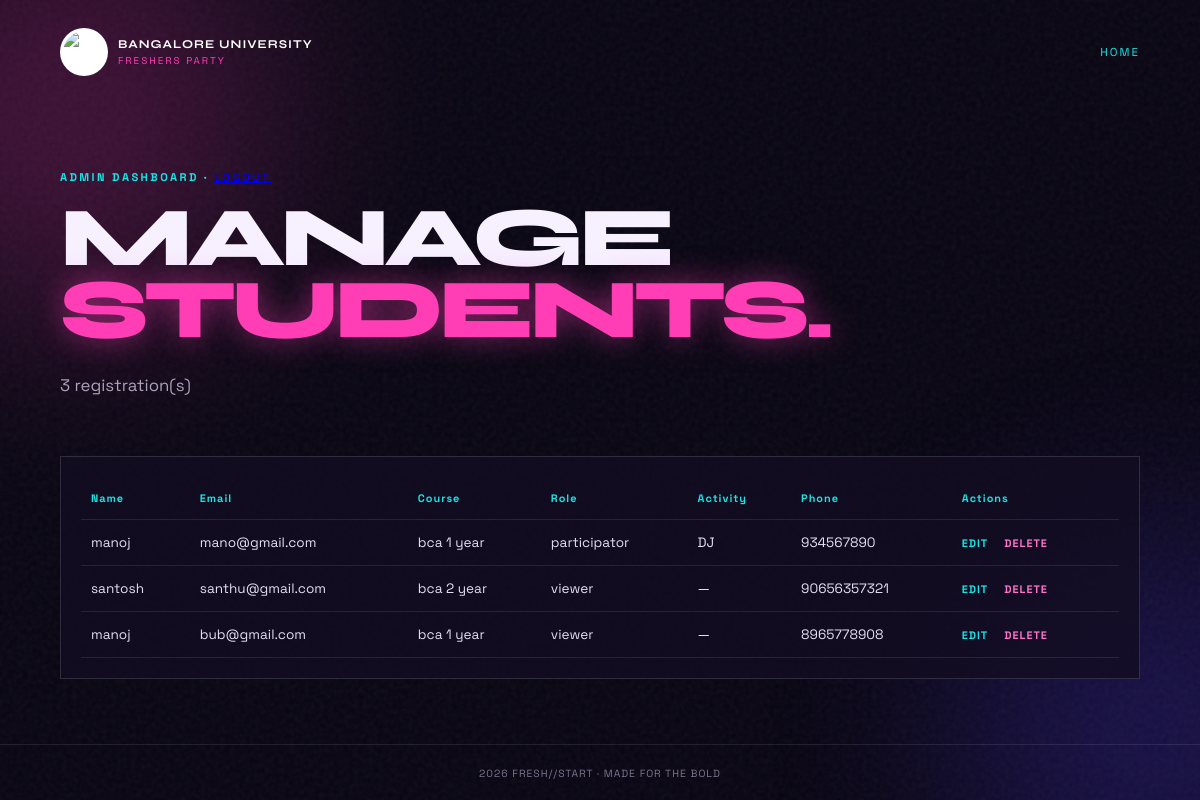
Page /admin/students (signed in) on the committed database.
### tables this page shows
CREATE TABLE participants (
                id INTEGER PRIMARY KEY AUTOINCREMENT,
                name TEXT NOT NULL,
                email TEXT NOT NULL,
                course TEXT NOT NULL,
                phone TEXT,
                created_at TIMESTAMP DEFAULT CURRENT_TIMESTAMP
            , role TEXT DEFAULT 'viewer', activity TEXT);

### app.py (the view)
@app.route("/admin/students")
def admin_students():
    if not require_admin(): return redirect(url_for("admin_login"))
    with get_db() as conn:
        students = conn.execute("SELECT * FROM participants ORDER BY id DESC").fetchall()
    return render_template("admin_students.html", students=students)

### app.py (called while the page is built)
def get_db():
    conn = sqlite3.connect(DB_PATH)
    conn.row_factory = sqlite3.Row
    return conn

def require_admin():
    return session.get("admin")

### templates/admin_students.html
{% extends "base.html" %}{% block title %}Admin Students{% endblock %}{% block content %}<section class="page-head"><p class="eyebrow">ADMIN DASHBOARD · <a href="{{ url_for('admin_logout') }}">LOGOUT</a></p><h1>MANAGE<br><em>STUDENTS.</em></h1><p>{{ students|length }} registration(s)</p></section><section class="registrations">{% with messages=get_flashed_messages(with_categories=true) %}{% for category,message in messages %}<div class="flash {{ category }}">{{ message }}</div>{% endfor %}{% endwith %}{% if students %}<table><thead><tr><th>Name</th><th>Email</th><th>Course</th><th>Role</th><th>Activity</th><th>Phone</th><th>Actions</th></tr></thead><tbody>{% for s in students %}<tr><td>{{ s.name }}</td><td>{{ s.email }}</td><td>{{ s.course }}</td><td>{{ s.role or 'viewer' }}</td><td>{{ s.activity or '—' }}</td><td>{{ s.phone or '—' }}</td><td><a class="edit" href="{{ url_for('edit_student', student_id=s.id) }}">EDIT</a><form class="delete-form" method="post" action="{{ url_for('delete_student', student_id=s.id) }}"><button>DELETE</button></form></td></tr>{% endfor %}</tbody></table>{% else %}<p>No registrations yet.</p>{% endif %}</section>{% endblock %}

### static/style.css (style rules this page uses)
:root { --bg:#090613;--pink:#ff3eb5;--cyan:#18e5e5;--text:#f6f0ff;--muted:#aaa1ba }
* { box-sizing:border-box }
body { margin:0;min-height:100vh;background:var(--bg);color:var(--text);font-family:'Space Grotesk',sans-serif;overflow-x:hidden }
.eyebrow { color:var(--cyan);font-size:.7rem;letter-spacing:2.4px;font-weight:700 }
.hero h1,.page-head h1 { font:800 clamp(3.5rem,9vw,8rem)/.86 Syne,sans-serif;letter-spacing:-5px;margin:18px 0 24px }
.hero h1 em,.page-head em { color:var(--pink);font-style:normal;text-shadow:0 0 30px #ff3eb580 }
.intro,.page-head>p:last-child { color:var(--muted);line-height:1.7;max-width:530px;font-size:1.05rem }
.page-head { padding:55px 0 25px }
.page-head h1 { font-size:clamp(3.4rem,7vw,6.5rem) }

### static/registrations.css (style rules this page uses)
.registrations { overflow-x:auto;margin:15px 0 65px;padding:20px;background:#130d22cc;border:1px solid #ffffff22 }
.registrations table { width:100%;border-collapse:collapse;text-align:left;font-size:.85rem }
.registrations th { color:#18e5e5;font-size:.68rem;letter-spacing:1px }
.registrations td,.registrations th { padding:14px 10px;border-bottom:1px solid #ffffff18 }
.registrations td { color:#e6dff0 }
.edit,.delete-form button { font:700 .68rem 'Space Grotesk';letter-spacing:1px;color:#18e5e5;background:none;border:0;cursor:pointer;text-decoration:none }
.delete-form { display:inline;margin-left:10px }
.delete-form button { color:#ff73c9 }

### rows in the picture
participants: name "manoj", email "mano@gmail.com", course "bca 1 year", role "participator", activity "DJ", phone "934567890"
participants: name "santosh", email "santhu@gmail.com", course "bca 2 year", role "viewer", activity "—", phone "90656357321"
participants: name "manoj", email "bub@gmail.com", course "bca 1 year", role "viewer", activity "—", phone "8965778908"

### other values in the picture
{{ students|length }} "3"
